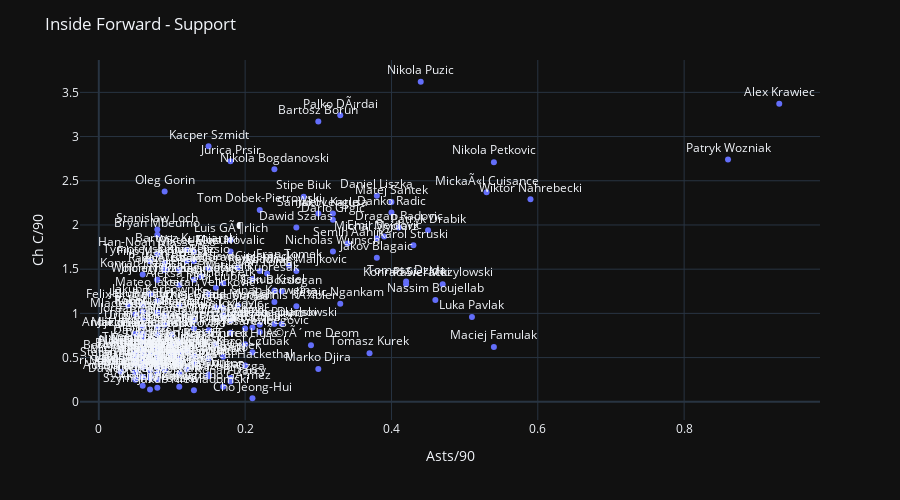

The code cell stored with this chart in its notebook:
### Code cell
fig = px.scatter(df1, x="Asts/90", y="Ch C/90", text="Name", log_x=False, size_max=60)
fig.update_traces(textposition='top center')
fig.update_layout(
    height=500,
   )
for template in ["plotly_dark"]:
    fig.update_layout(template=template, title="Inside Forward - Support")
fig.show()

### Figure 1 — Plotly figure (JSON) as saved in the notebook; plotly's stock layout.template omitted (floating-point values rounded to 4 significant figures; data arrays with more than 128 entries replaced by an {"elided": "..."} marker saying what was removed)
{"data": [{"hovertemplate": "Asts/90=%{x}<br>Ch C/90=%{y}<br>Name=%{text}<extra></extra>", "legendgroup": "", "marker": {"color": "#636efa", "symbol": "circle"}, "mode": "markers+text", "name": "", "showlegend": false, "text": {"elided": "272 str values"}, "textposition": "top center", "type": "scatter", "x": {"elided": "272 str values"}, "xaxis": "x", "y": {"elided": "272 str values"}, "yaxis": "y"}], "layout": {"height": 500, "legend": {"tracegroupgap": 0}, "margin": {"t": 60}, "title": {"text": "Inside Forward - Support"}, "xaxis": {"anchor": "y", "domain": [0, 1], "title": {"text": "Asts/90"}}, "yaxis": {"anchor": "x", "domain": [0, 1], "title": {"text": "Ch C/90"}}}}
